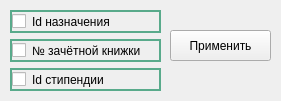
<?xml version="1.0" encoding="UTF-8"?>
<ui version="4.0">
 <class>ltScholarshipForm</class>
 <widget class="QWidget" name="ltScholarshipForm">
  <property name="geometry">
   <rect>
    <x>0</x>
    <y>0</y>
    <width>281</width>
    <height>101</height>
   </rect>
  </property>
  <property name="windowTitle">
   <string>Настройки столбцов</string>
  </property>
  <widget class="QWidget" name="layoutWidget">
   <property name="geometry">
    <rect>
     <x>10</x>
     <y>10</y>
     <width>151</width>
     <height>81</height>
    </rect>
   </property>
   <layout class="QVBoxLayout" name="verticalLayout_2">
    <item>
     <widget class="QCheckBox" name="checkBox_id_appoitment">
      <property name="sizePolicy">
       <sizepolicy hsizetype="Minimum" vsizetype="Minimum">
        <horstretch>0</horstretch>
        <verstretch>0</verstretch>
       </sizepolicy>
      </property>
      <property name="styleSheet">
       <string notr="true">border: 2px solid;
border-color: rgb(89, 170, 139);</string>
      </property>
      <property name="text">
       <string>Id назначения</string>
      </property>
     </widget>
    </item>
    <item>
     <widget class="QCheckBox" name="checkBox_id_student">
      <property name="sizePolicy">
       <sizepolicy hsizetype="Minimum" vsizetype="Minimum">
        <horstretch>0</horstretch>
        <verstretch>0</verstretch>
       </sizepolicy>
      </property>
      <property name="styleSheet">
       <string notr="true">border: 2px solid;
border-color: rgb(89, 170, 139);</string>
      </property>
      <property name="text">
       <string>№ зачётной книжки</string>
      </property>
     </widget>
    </item>
    <item>
     <widget class="QCheckBox" name="checkBox_id_scholarship">
      <property name="sizePolicy">
       <sizepolicy hsizetype="Minimum" vsizetype="Minimum">
        <horstretch>0</horstretch>
        <verstretch>0</verstretch>
       </sizepolicy>
      </property>
      <property name="styleSheet">
       <string notr="true">border: 2px solid;
border-color: rgb(89, 170, 139);</string>
      </property>
      <property name="text">
       <string>Id стипендии</string>
      </property>
     </widget>
    </item>
   </layout>
  </widget>
  <widget class="QPushButton" name="pushButtonApplySettingsLTScholarship">
   <property name="geometry">
    <rect>
     <x>170</x>
     <y>30</y>
     <width>101</width>
     <height>31</height>
    </rect>
   </property>
   <property name="text">
    <string>Применить</string>
   </property>
  </widget>
 </widget>
 <resources/>
 <connections/>
</ui>
